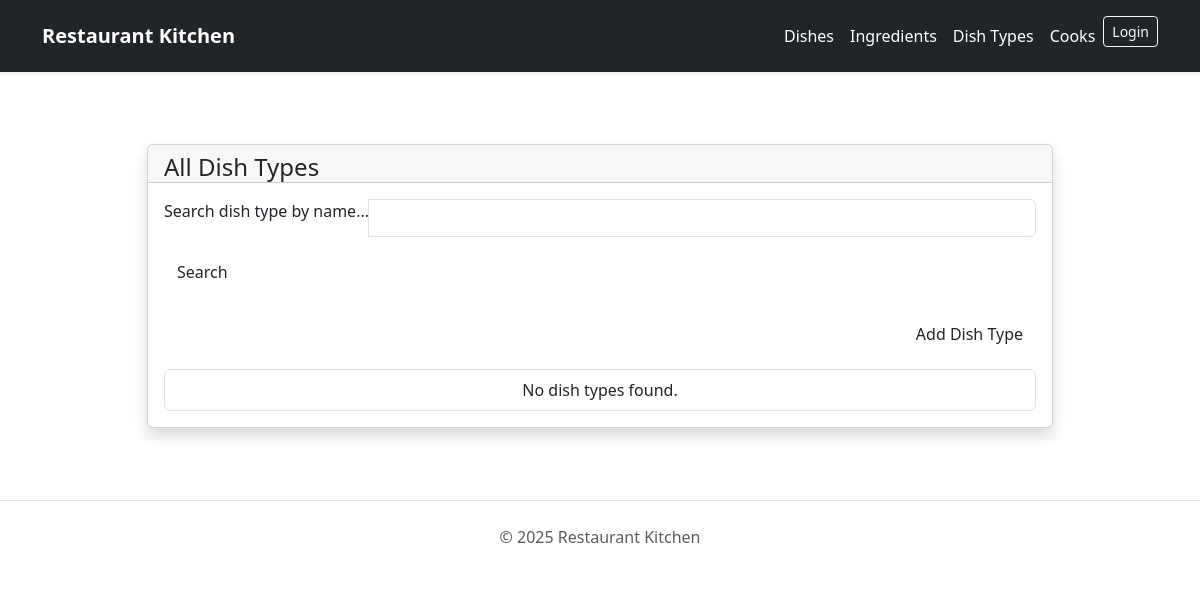
Before: /dishtypes/ with the older database file.
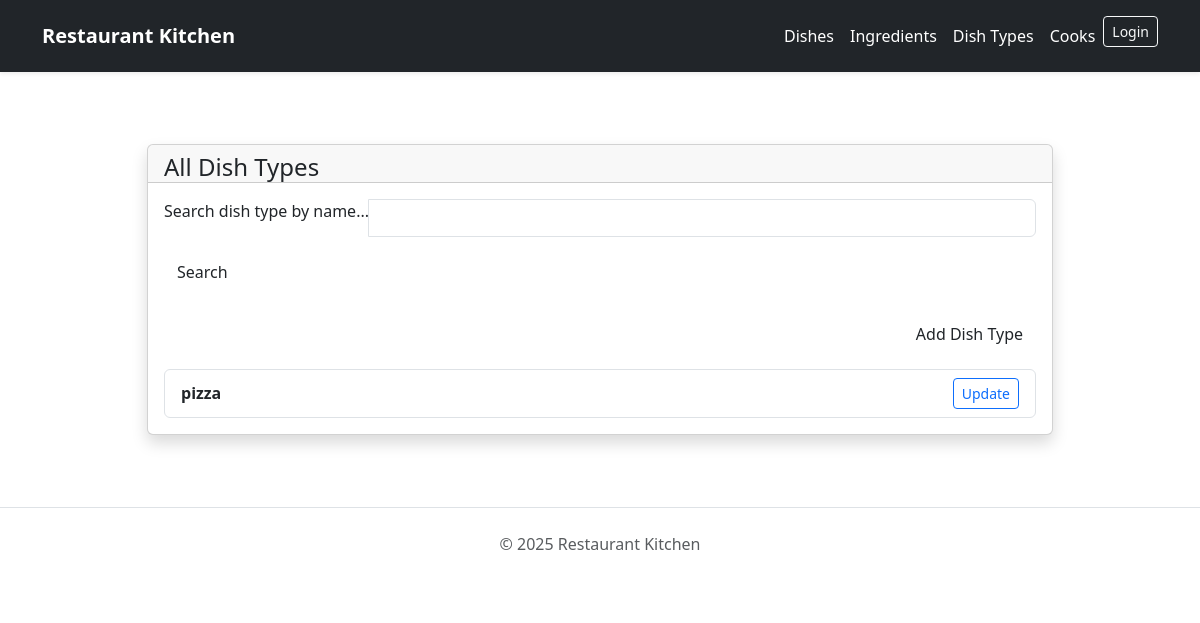
After: the same page with the newer database file.
### menu/models.py (models this page shows, shortened)
class DishType(models.Model):
    objects = None
    name = models.CharField(max_length=100)

### menu/views.py (the view)
# urls.py: path("dishtypes/", views.DishTypeListView.as_view(), name="dishtype-list"),
class DishTypeListView(generic.ListView):
    model = DishType
    template_name = "menu/dish_type_list.html"
    context_object_name = "dish_type_list"
    paginate_by = 10
    queryset = DishType.objects.all()
    def get_context_data(self, **kwargs):
        context = super().get_context_data(**kwargs)
        name = self.request.GET.get("name", "")
        context["search_form"] = DishTypeSearchForm(initial={"name": name})
        return context
    def get_queryset(self):
        form = DishTypeSearchForm(self.request.GET)
        if form.is_valid():
            name = form.cleaned_data["name"]
            if name:
                return self.queryset.filter(name__icontains=name)
        return self.queryset

### menu/forms.py
class DishTypeSearchForm(forms.Form):
    name = forms.CharField(
        required=False,
        label="",
        widget=forms.TextInput(attrs={"placeholder": "Search type by name"})
    )

### templates/menu/dish_type_list.html (shortened to what this page needs)
{% extends "base.html" %}
{% load static %}
{% block body %}class="bg-gray-200"{% endblock %}
{% block content %}
<div class="container py-4 mt-6">
  <div class="row">
    <div class="col-lg-10 mx-auto">
      <div class="card shadow border-radius-xl">
        <div class="card-header pb-0">
          <h4 class="mb-0">All Dish Types</h4>
        </div>
        <div class="card-body">
          <form method="get" class="mb-4">
            <div class="input-group input-group-outline">
              <label class="form-label">Search dish type by name...</label>
              <input type="text" name="name" class="form-control" value="{{ request.GET.name }}">
            </div>
            <button class="btn bg-gradient-primary mt-3" type="submit">Search</button>
          </form>
          <div class="d-flex justify-content-end mb-3">
            <a class="btn bg-gradient-success" href="{% url 'menu:dishtype-create' %}">Add Dish Type</a>
          </div>
          <ul class="list-group">
            {% for dish in dish_type_list %}
              <li class="list-group-item d-flex justify-content-between align-items-center">
                <div>
                  <strong>{{ dish.name }}</strong>
                </div>
                <a href="{% url 'menu:dishtype-update' dish.pk %}" class="btn btn-sm btn-outline-primary">Update</a>
              </li>
            {% empty %}
              <li class="list-group-item text-center">No dish types found.</li>
            {% endfor %}
          </ul>
        </div>
      </div>
    </div>
  </div>
</div>
{% endblock %}

Changed rows visible on the page:
added DishType: name "pizza"
Other visible differences:
text no longer shown: "No dish types found."
